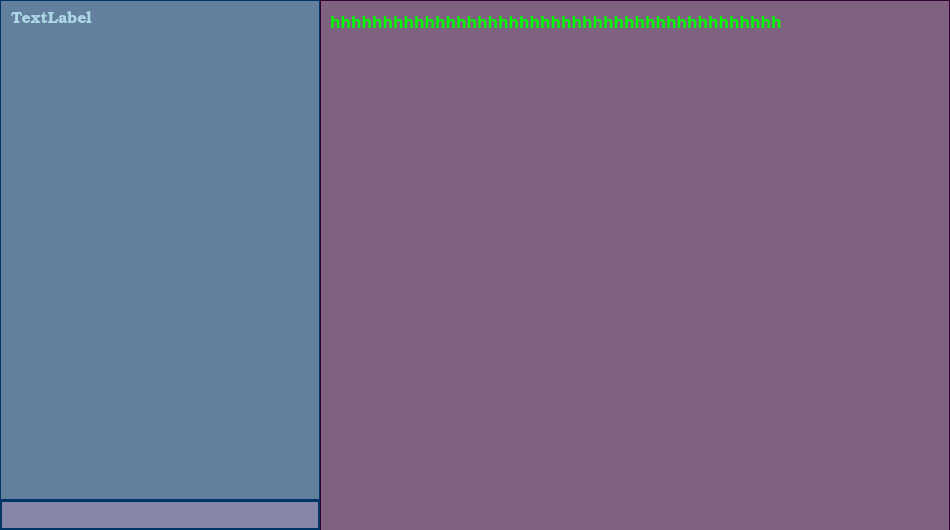
<?xml version="1.0" encoding="UTF-8"?>
<ui version="4.0">
 <class>MainWindow</class>
 <widget class="QMainWindow" name="MainWindow">
  <property name="geometry">
   <rect>
    <x>0</x>
    <y>0</y>
    <width>950</width>
    <height>530</height>
   </rect>
  </property>
  <property name="windowTitle">
   <string>MainWindow</string>
  </property>
  <widget class="QWidget" name="centralwidget">
   <widget class="QLabel" name="menuLabel">
    <property name="geometry">
     <rect>
      <x>0</x>
      <y>0</y>
      <width>320</width>
      <height>500</height>
     </rect>
    </property>
    <property name="font">
     <font>
      <family>URW Bookman</family>
      <pointsize>12</pointsize>
      <italic>false</italic>
      <bold>false</bold>
     </font>
    </property>
    <property name="styleSheet">
     <string notr="true">background-color: rgba(0, 51, 102, 150); 
color: lightblue; 
padding: 5px; 
border: 1px solid #003366; </string>
    </property>
    <property name="text">
     <string>TextLabel</string>
    </property>
    <property name="alignment">
     <set>Qt::AlignLeading|Qt::AlignLeft|Qt::AlignTop</set>
    </property>
   </widget>
   <widget class="QLabel" name="infoLabel">
    <property name="geometry">
     <rect>
      <x>320</x>
      <y>0</y>
      <width>630</width>
      <height>630</height>
     </rect>
    </property>
    <property name="font">
     <font>
      <family>Source Code Pro</family>
      <pointsize>12</pointsize>
      <italic>false</italic>
      <bold>true</bold>
     </font>
    </property>
    <property name="styleSheet">
     <string notr="true">background-color: rgba(50, 0, 50, 150); 
color: lime; 
font: bold 12pt &quot;Source Code Pro&quot;; 
padding: 5px; 
border: 1px solid #330033; </string>
    </property>
    <property name="text">
     <string>hhhhhhhhhhhhhhhhhhhhhhhhhhhhhhhhhhhhhhhhhhh</string>
    </property>
    <property name="alignment">
     <set>Qt::AlignLeading|Qt::AlignLeft|Qt::AlignTop</set>
    </property>
   </widget>
   <widget class="QLineEdit" name="menuEdit">
    <property name="geometry">
     <rect>
      <x>0</x>
      <y>500</y>
      <width>320</width>
      <height>30</height>
     </rect>
    </property>
    <property name="styleSheet">
     <string notr="true">background-color: rgba(60, 60, 120, 150);
color: #CCCCCC; 
font: bold 12pt &quot;Consolas&quot;; 
border: 2px solid #003366;
padding: 6px; </string>
    </property>
   </widget>
  </widget>
 </widget>
 <resources/>
 <connections/>
</ui>
